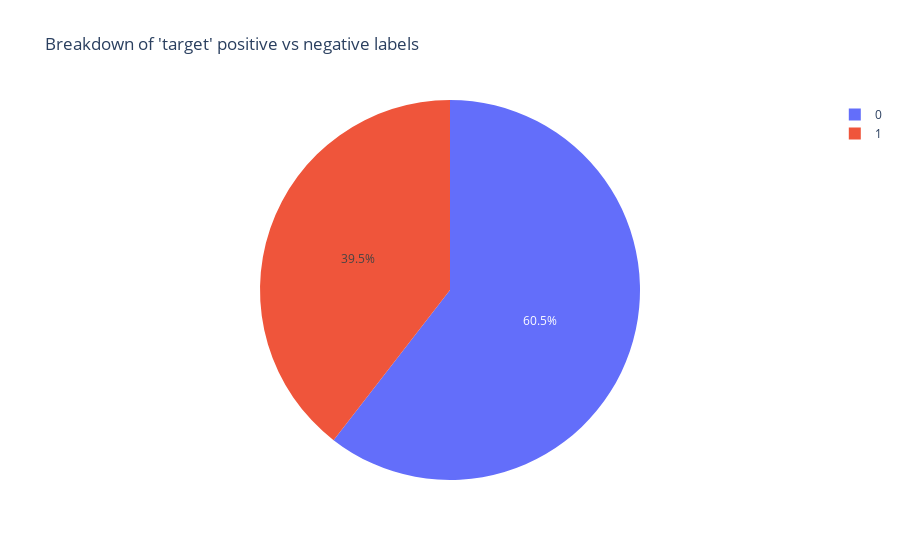
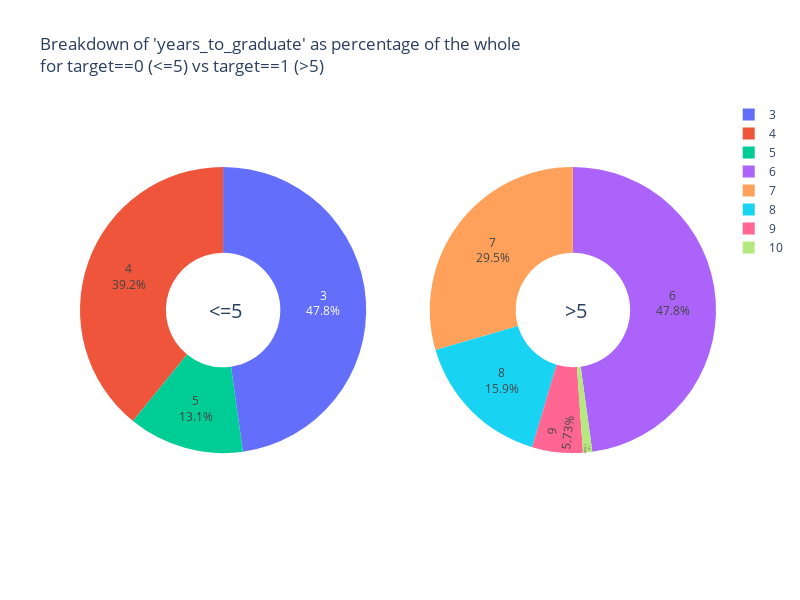

Here is the notebook cell these charts were saved with, in order:
### Markdown cell above
The pie chart didn't plot the ">=" properly with the generated "values#" lists as above, so I manually created the lists from cell above and populated the 0s.

### Code cell
fig0 = px.pie(
    data_frame=df_full_train, 
    names='target', 
    values='years_to_graduate',
    title="Breakdown of 'target' positive vs negative labels")
fig0.show()

labels = ["3", "4", "5", "6", "7", "8", "9", "10"]
values0 = [1361, 1115, 372, 0, 0, 0, 0, 0]
values1 = [0, 0, 0, 551, 340, 183, 66, 12]

fig = make_subplots(1, 2, specs=[[{'type':'domain'}, {'type':'domain'}]],
                )

fig.add_trace(go.Pie(
                labels=labels, 
                values=values0, 
                # name="years_to_graduate <= 5"
                ),
            row=1, col=1
        )
fig.add_trace(go.Pie(
                labels=labels, 
                values=values1, 
                # name="years_to_graduate > 5"
                ),
            row=1, col=2
        )
# Use `hole` to create a donut-like pie chart
fig.update_traces(hole=.4, hoverinfo="label+percent+name")
fig.update_layout(
    height=600, width=800, 
    title_text="Breakdown of 'years_to_graduate' as percentage of the whole<br>for target==0 (<=5) vs target==1 (>5)",
    # Add annotations in the center of the donut pies.
    annotations=[dict(text='<=5', x=0.2, y=0.5, font_size=20, showarrow=False),
                 dict(text='>5', x=0.8, y=0.5, font_size=20, showarrow=False)]
)
fig.update_traces(textposition='inside', textinfo='percent+label')
fig.show()

### Figure 1 — Plotly figure (JSON) as saved in the notebook; plotly's stock layout.template omitted (floating-point values rounded to 4 significant figures; data arrays with more than 128 entries replaced by an {"elided": "..."} marker saying what was removed)
{"data": [{"domain": {"x": [0, 1], "y": [0, 1]}, "hovertemplate": "target=%{label}<br>years_to_graduate=%{value}<extra></extra>", "labels": {"elided": "8000 int values"}, "legendgroup": "", "name": "", "showlegend": true, "type": "pie", "values": {"elided": "8000 int values"}}], "layout": {"legend": {"tracegroupgap": 0}, "title": {"text": "Breakdown of 'target' positive vs negative labels"}}}

### Figure 2 — Plotly figure (JSON) as saved in the notebook; plotly's stock layout.template omitted (floating-point values rounded to 4 significant figures)
{"data": [{"domain": {"x": [0, 0.45], "y": [0, 1]}, "hole": 0.4, "hoverinfo": "label+percent+name", "labels": ["3", "4", "5", "6", "7", "8", "9", "10"], "textinfo": "percent+label", "textposition": "inside", "type": "pie", "values": [1361, 1115, 372, 0, 0, 0, 0, 0]}, {"domain": {"x": [0.55, 1], "y": [0, 1]}, "hole": 0.4, "hoverinfo": "label+percent+name", "labels": ["3", "4", "5", "6", "7", "8", "9", "10"], "textinfo": "percent+label", "textposition": "inside", "type": "pie", "values": [0, 0, 0, 551, 340, 183, 66, 12]}], "layout": {"annotations": [{"font": {"size": 20}, "showarrow": false, "text": "<=5", "x": 0.2, "y": 0.5}, {"font": {"size": 20}, "showarrow": false, "text": ">5", "x": 0.8, "y": 0.5}], "height": 600, "title": {"text": "Breakdown of 'years_to_graduate' as percentage of the whole<br>for target==0 (<=5) vs target==1 (>5)"}, "width": 800}}
